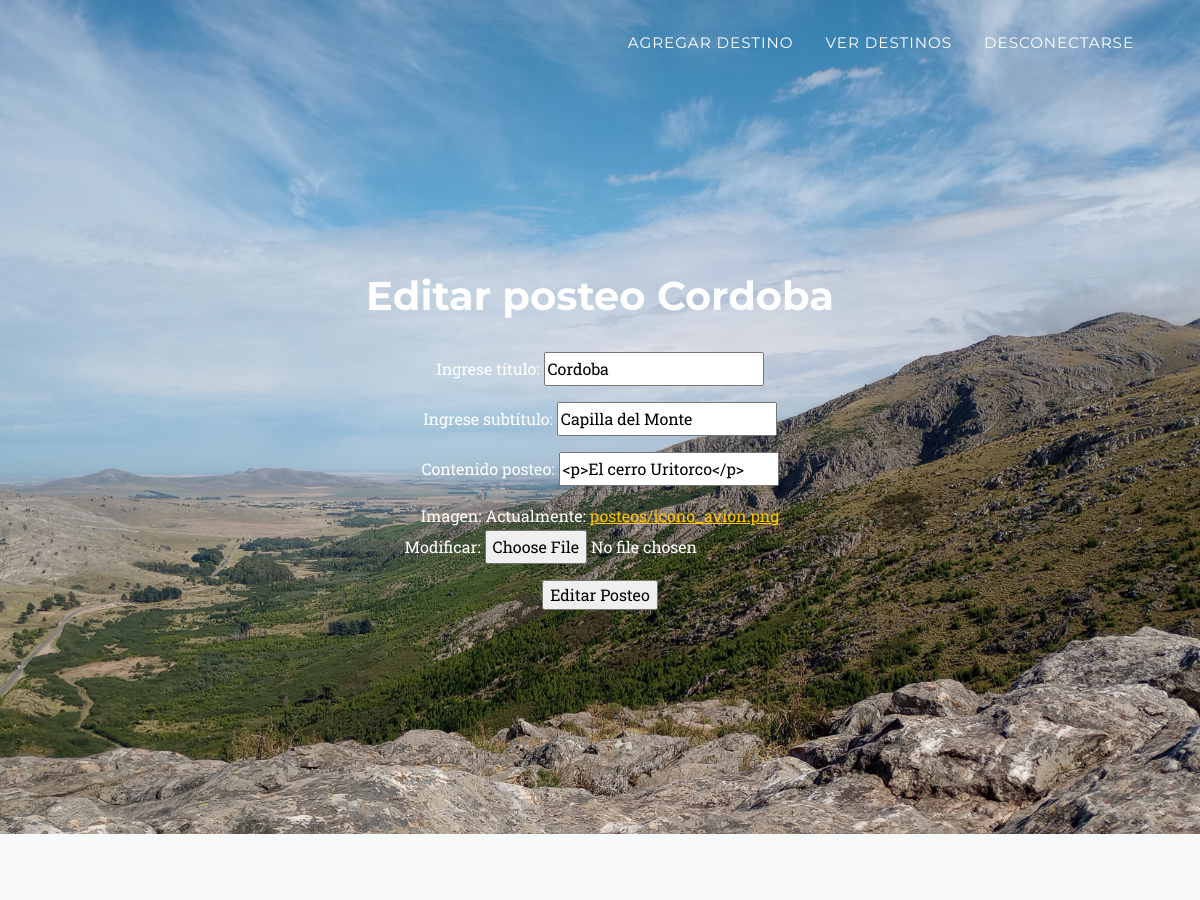
The page /editarposteo/27 (signed in, upper part) on the database as committed earlier.
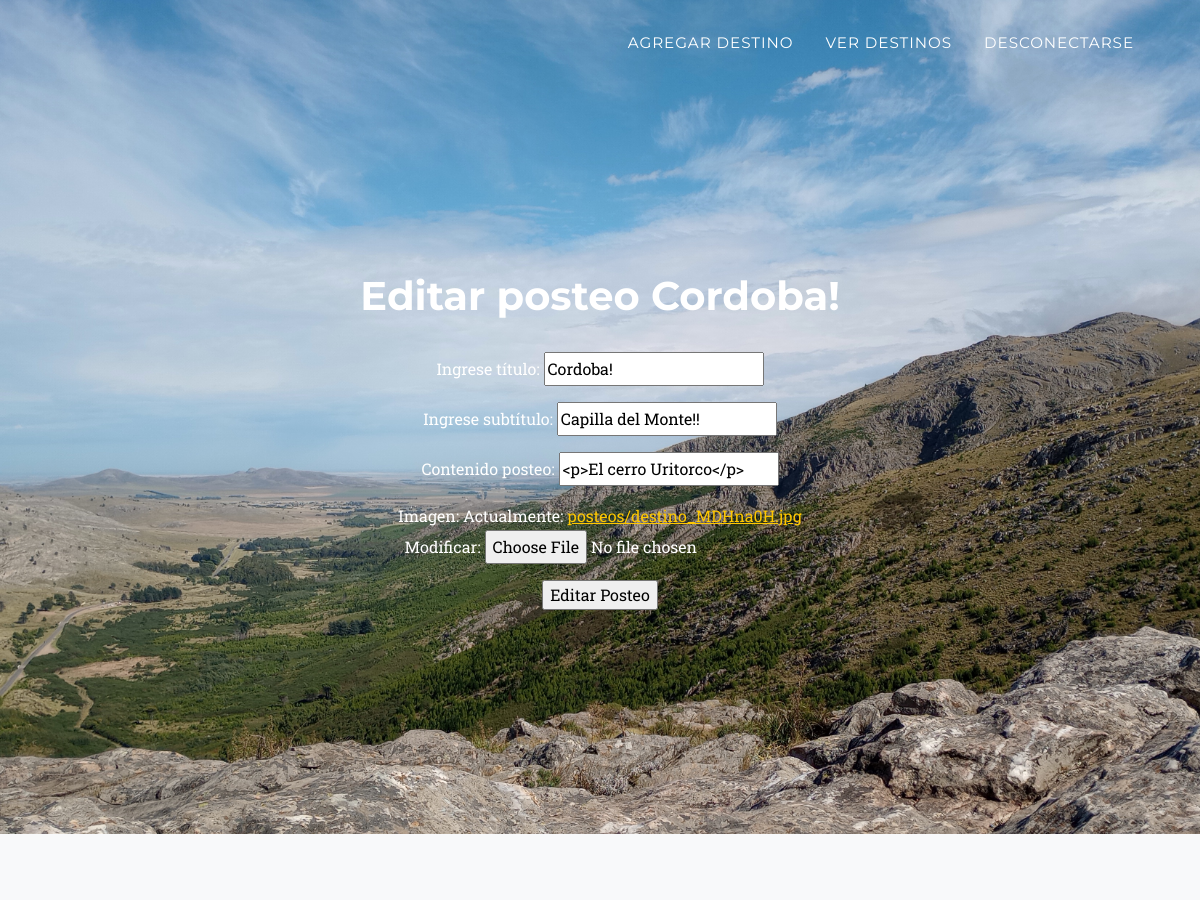
The same page on the database as committed later.
### AppUsuarios/models.py (models this page shows)
class Posteo(models.Model):
    usuario_posteo = models.ForeignKey(User, on_delete=models.CASCADE)
    titulo_posteo = models.CharField(max_length=40)
    subtitulo_posteo = models.CharField(max_length=40,default='hola')
    contenido_posteo = RichTextField(blank=True,null=True)
    imagen_post = models.ImageField(upload_to='posteos', blank=True)
    fecha_posteo_imagen = models.DateField(blank=True, null=True)
    def __str__(self):
        return self.titulo_posteo

### AppUsuarios/views.py (the view)
# urls.py: path("editarposteo/<id>", editarPosteo, name="editarposteo"),
@login_required
def editarPosteo(request,id):
    posteo=Posteo.objects.get(id=id)
    if request.method == "POST":
        formularioposteo = PosteoForm(request.POST, request.FILES, initial={"titulo_posteo":posteo.titulo_posteo,"subtitulo_posteo":posteo.subtitulo_posteo,"contenido_posteo":posteo.contenido_posteo,"imagen_post":posteo.imagen_post})
        if formularioposteo.is_valid():
            datos = formularioposteo.cleaned_data
            posteo.imagen_post = datos["imagen_post"]
            posteo.titulo_posteo = datos["titulo_posteo"]
            posteo.subtitulo_posteo = datos["subtitulo_posteo"]
            posteo.contenido_posteo = datos["contenido_posteo"]
            posteo.fecha_posteo_imagen = datetime.now()
            posteo.save()
            return render(request,"VerPosteos.html", {"mensaje":"Posteo editado correctamente","imagen":mostrarImagen(request)}) #Cambiar redireccionamiento
        else:
            print(formularioposteo.errors.as_data())
            formularioposteo = PosteoForm(initial={"titulo_posteo":posteo.titulo_posteo,"subtitulo_posteo":posteo.subtitulo_posteo,"contenido_posteo":posteo.contenido_posteo,"imagen_post":posteo.imagen_post})
            return render(request,"VerPosteos.html", {"mensaje":"Error en validacion de posteo", "formularioposteo":formularioposteo}) #Se rompe la edicion
    else:
        formularioposteo=PosteoForm(initial={"titulo_posteo":posteo.titulo_posteo,"subtitulo_posteo":posteo.subtitulo_posteo,"contenido_posteo":posteo.contenido_posteo,"imagen_post":posteo.imagen_post})
    return render(request,"EditarPosteo.html", {"formularioposteo":formularioposteo,"posteo":posteo})

### AppUsuarios/forms.py
class PosteoForm(forms.Form):
    titulo_posteo = forms.CharField(label="Ingrese título")
    subtitulo_posteo = forms.CharField(label="Ingrese subtítulo")
    contenido_posteo = forms.CharField(widget=CKEditorWidget())
    imagen_post = forms.ImageField(label="Imagen")
    class Meta:
        model = Posteo
        fields = ["titulo_posteo", "subtitulo_posteo","contenido_posteo", "imagen_post"]

### AppUsuarios/Templates/EditarPosteo.html (shortened to what this page needs)
{% extends "PadreHome.html" %}
{% block nav %}
<li class="nav-item"><a class="nav-link" href={% url 'postear' %}>Agregar destino</a></li>
<li class="nav-item"><a class="nav-link" href={% url 'verposteo' %}>Ver destinos</a></li>
<li class="nav-item"><a class="nav-link" href={% url 'desconectarse' %}>Desconectarse</a></li>
{% endblock %}
{% block contenido %}
<h1>Editar posteo {{ posteo }}</h1>
<br>
<form action="{% url 'editarposteo' posteo.id %}" method="POST" enctype="multipart/form-data">
    {{  formularioposteo.as_p|safe }}{% csrf_token %}
    <input type="submit" value="Editar Posteo">
</form>
<br>
{% endblock %}

Rows that differ between the two databases and show on the page:
changed Posteo "<p>El cerro Uritorco</p>": titulo_posteo "Cordoba" → "Cordoba!"; subtitulo_posteo "Capilla del Monte" → "Capilla del Monte!!"
Other text that changed with them:
text no longer shown: "Ingrese título: Ingrese subtítulo: Contenido posteo: Imagen: Actualmente: posteos/icono_avion.png Modificar:"
text now shown: "Ingrese título: Ingrese subtítulo: Contenido posteo: Imagen: Actualmente: posteos/destino_MDHna0H.jpg Modificar:"
